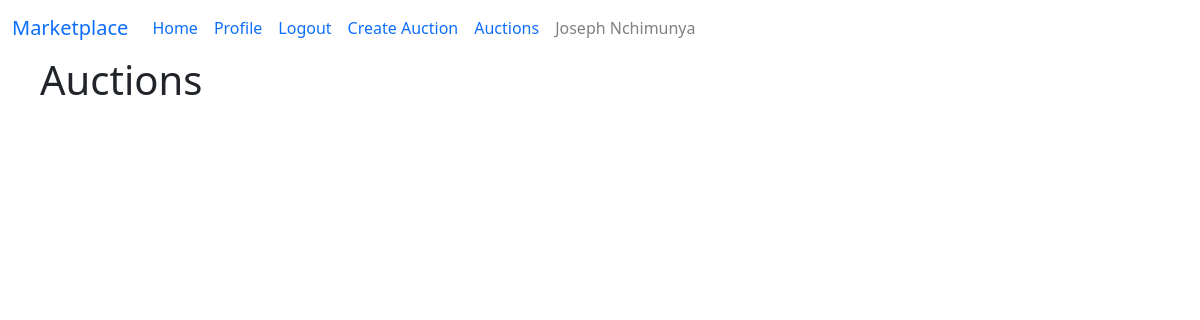
/auction (signed in), run on an earlier commit of the app's database.
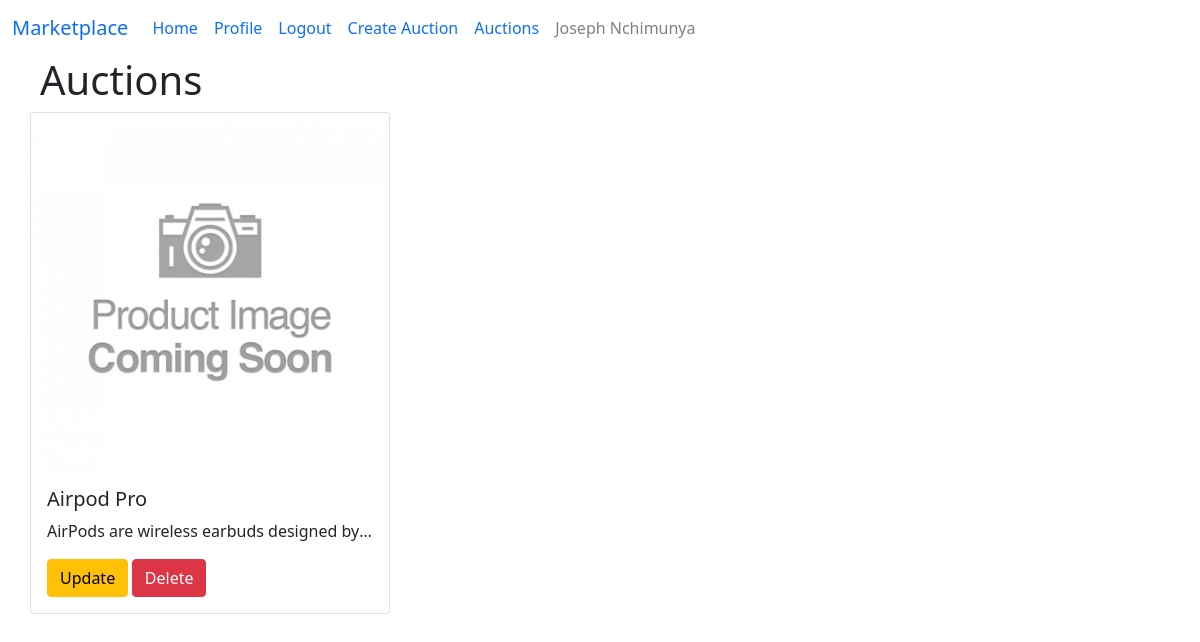
And on a later commit of the database.
### models.py (models this page shows, shortened)
class User(db.Model, UserMixin):
    __tablename__ = 'users'
    id = db.Column(db.Integer, primary_key=True)
    username = db.Column(db.String(100), unique=True, nullable=False)
    email = db.Column(db.String(100), unique=True, nullable=False)
    password = db.Column(db.String(100), nullable=False)
    auctions = relationship('Auction', back_populates='user')

class Auction(db.Model):
    __tablename__ = 'auctions'
    id = db.Column(db.Integer, primary_key=True)
    title = db.Column(db.String(255), nullable=False)
    description = db.Column(db.Text)
    initial_bid = db.Column(db.Float, nullable=False)
    end_date = db.Column(db.DateTime, nullable=False)
    user_id = db.Column(db.Integer, ForeignKey('users.id'), nullable=False)
    user = relationship('User', back_populates='auctions')

### app.py (the view)
@app.route('/auction', methods=['GET'])
@login_required
def list_auctions():
    auctions = Auction.query.all()
    return render_template('list_auctions.html', auctions=auctions)

### app.py (called while the page is built)
@login_manager.user_loader
def load_user(user_id):
    return User.query.get(int(user_id))

def login_required(view_func):
    @wraps(view_func)
    def wrapped_view(*args, **kwargs):
        if 'access_token' not in session:
            return redirect(url_for('landing_page'))
        return view_func(*args, **kwargs)
    return wrapped_view

### templates/list_auctions.html (shortened to what this page needs)
{% extends 'base.html' %}
{% block content %}
<div class="list-group container">
    <h1 style="margin-left: 10px;">Auctions</h1>
    <div class="row row-cols-1 row-cols-md-3 g-4">
        {% for auction in auctions %}
            <div class="col">
              <div class="card">
                <img src="{{ url_for('static', filename='img/placeholder.jpg')}}" class="card-img-top" alt="...">
                <div class="card-body">
                    <h5 class="card-title">{{ auction.title }}</h5>
                    <p class="card-text text-truncate">{{ auction.description }}</p>
                  <p class="card-text">
                    <small class="text-body-secondary">
                        {% if current_user and auction.user_id == current_user.id %}
                            <a href="{{ url_for('update_auction', auction_id=auction.id) }}" class="btn btn-warning">Update</a>
                            <a href="{{ url_for('delete_auction', auction_id=auction.id) }}" class="btn btn-danger">Delete</a>
                        {% else %}
                            <a href="{{ url_for('place_bid', auction_id=auction.id) }}" class="btn btn-primary">Place Bid</a>
                        {% endif %}
                    </small>
                  </p>
                </div>
              </div>
            </div>
        {% endfor %}
    </div>
</div>
{% endblock %}

### templates/base.html (shortened to what this page needs)
<!DOCTYPE html>
<html>
<head>
  <link rel="stylesheet" href="{{ url_for('static', filename='css/styles.css')}}">
  <link href="https://cdn.jsdelivr.net/npm/bootstrap@5.1.3/dist/css/bootstrap.min.css" rel="stylesheet">
</head>
<body>
  {% if not is_landing_page %}
  <nav class="navbar navbar-expand-lg bg-body-tertiary">
    <div class="container-fluid">
      <a class="navbar-brand" href="{{ url_for('list_auctions') }}">Marketplace</a>
      <div class="collapse navbar-collapse" id="navbarNavAltMarkup">
        <div class="navbar-nav">
          <a class="nav-link active" aria-current="page" href="{{ url_for('list_auctions') }}">Home</a>
          {% if session['access_token'] %}
              <a class="nav-link" href="{{ url_for('profile') }}">Profile</a>
              <a class="nav-link" href="{{ url_for('logout') }}">Logout</a>
              <a class="nav-link" href="{{ url_for('auctions') }}">Create Auction</a>
              <a class="nav-link" href="{{ url_for('list_auctions') }}">Auctions</a>
              <a class="nav-link" aria-disabled="true" style="color: gray;align-self: end;">{{ session['username'] }}</a>
          {% else %}
              <a class="nav-link" href="{{ url_for('register') }}">Register</a>
              <a class="nav-link" href="{{ url_for('login') }}">Login</a>
          {% endif %}
        </div>
      </div>
    </div>
  </nav>
  {% endif %}
    <div>
        {% block content %}{% endblock %}
    </div>
</body>

### static/css/styles.css (style rules this page uses)
body { font-family: Arial, sans-serif; margin: 0; padding: 0; }
img { max-width: 100%; max-height: 100%; object-fit: cover; }

What changed in the data, as far as the page shows it:
added Auction: title "Airpod Pro", description "AirPods are wireless earbuds designed by…"
